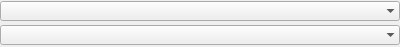
<?xml version="1.0" encoding="UTF-8"?>
<ui version="4.0">
 <class>BlockVideoProfile</class>
 <widget class="QWidget" name="BlockVideoProfile">
  <property name="geometry">
   <rect>
    <x>0</x>
    <y>0</y>
    <width>400</width>
    <height>47</height>
   </rect>
  </property>
  <property name="windowTitle">
   <string>Form</string>
  </property>
  <layout class="QVBoxLayout" name="verticalLayout">
   <property name="spacing">
    <number>3</number>
   </property>
   <property name="leftMargin">
    <number>0</number>
   </property>
   <property name="topMargin">
    <number>0</number>
   </property>
   <property name="rightMargin">
    <number>0</number>
   </property>
   <property name="bottomMargin">
    <number>0</number>
   </property>
   <item>
    <widget class="QComboBox" name="videoProfileBox">
     <property name="sizePolicy">
      <sizepolicy hsizetype="Minimum" vsizetype="Fixed">
       <horstretch>0</horstretch>
       <verstretch>0</verstretch>
      </sizepolicy>
     </property>
     <property name="frame">
      <bool>false</bool>
     </property>
    </widget>
   </item>
   <item>
    <widget class="QComboBox" name="videoLevelBox">
     <property name="sizePolicy">
      <sizepolicy hsizetype="Minimum" vsizetype="Fixed">
       <horstretch>0</horstretch>
       <verstretch>0</verstretch>
      </sizepolicy>
     </property>
     <property name="frame">
      <bool>false</bool>
     </property>
    </widget>
   </item>
  </layout>
 </widget>
 <resources/>
 <connections/>
</ui>
